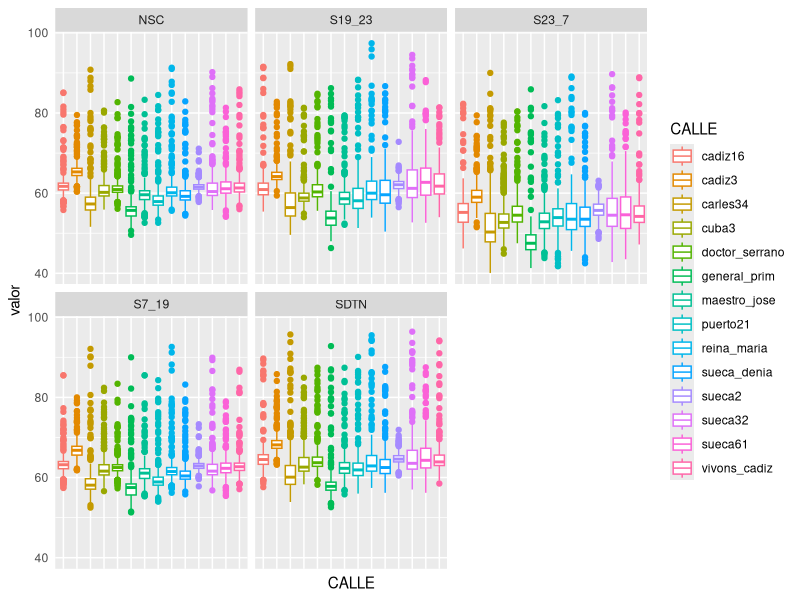
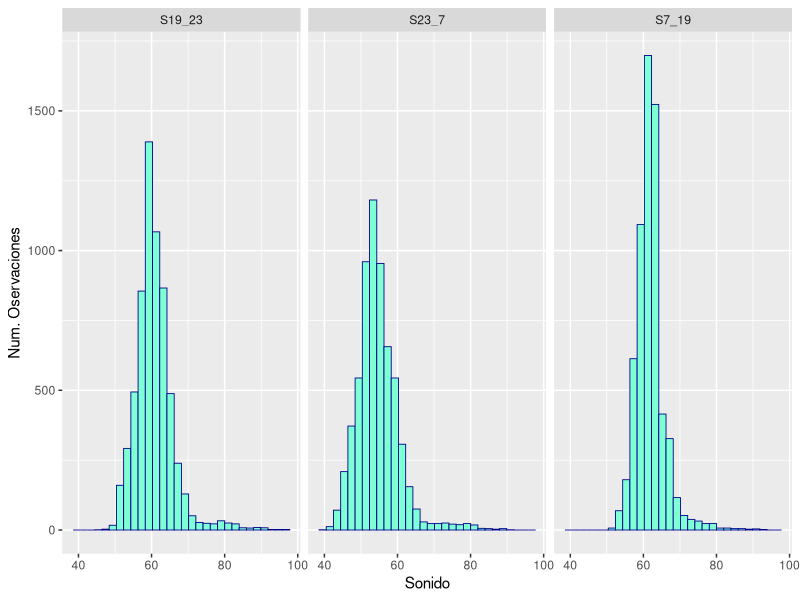
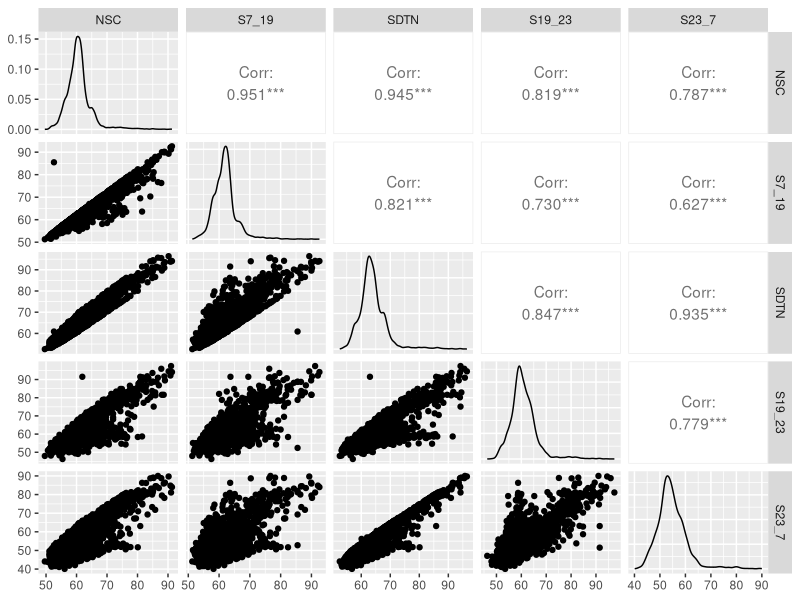
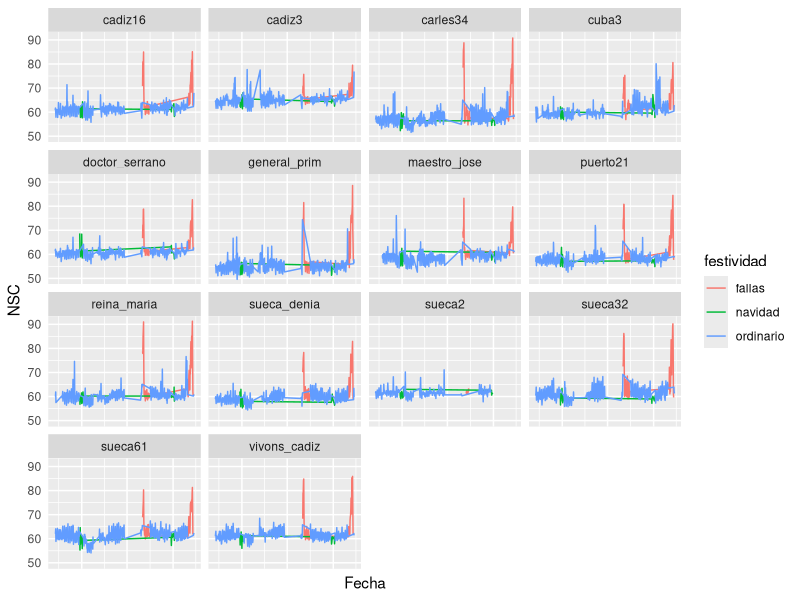

Recreate these plots in R, in order.
## ---- chunk 1


# CONFIGURACIÓN GENERAL
library(knitr)
options(width = 100)

# Opciones generales de los chucks. Se utilizarán salvo cambios en el chunk
opts_chunk$set(echo=T, message = F, error = F, warning = F, comment = NA, fig.align = 'center', dpi = 200, tidy = F, cache.path = '.cache/', fig.path = './figura/')

# Opciones generales de dígitos cuando se incluyen tablas
#options(xtable.type = 'html')
knit_hooks$set(inline = function(x) {
  
  if(is.numeric(x)) {
    round(x, getOption('digits'))
  } else {
    paste(as.character(x), collapse = ', ')
  }
})
## ---- chunk 2

# Especificamos las librerías necesarias en esta lista

packages = c("tidyverse","knitr",'readr','lubridate','dplyr','tidyr', 'ggplot2', 'GGally')

#use this function to check if each package is on the local machine
#if a package is installed, it will be loaded
#if any are not, the missing package(s) will be installed and loaded
package.check <- lapply(packages, FUN = function(x) {
  if (!require(x, character.only = TRUE)) {
    install.packages(x, dependencies = TRUE,repos='http://cran.rediris.es')
  }
  library(x, character.only = TRUE)
})

#verify they are loaded
search()

## ---- chunk 3
library(readr)
cadiz3 <- read_csv("data/cadiz3.csv", col_types = cols
                   (dateObserved = col_date(format = "%Y-%m-%d")))
cadiz3 <- cadiz3 %>% mutate(calle = "cadiz3")
cadiz16 <- read_csv("data/cadiz16.csv", col_types = cols
                    (dateObserved = col_date(format = "%Y-%m-%d")))
cadiz16 <- cadiz16 %>% mutate(calle = "cadiz16")
carles34 <- read_csv("data/carles34.csv", col_types = cols
                     (dateObserved = col_date(format = "%Y-%m-%d")))
carles34 <- carles34 %>% mutate(calle = "carles34")
cuba3 <- read_csv("data/cuba3.csv", col_types = cols
                  (dateObserved = col_date(format = "%Y-%m-%d")))
cuba3 <- cuba3 %>% mutate(calle = "cuba3")
doctor_serrano <- read_csv("data/doctor_serrano.csv", col_types = cols
                           (dateObserved = col_date(format = "%Y-%m-%d")))
doctor_serrano <- doctor_serrano %>% mutate(calle = "doctor_serrano")
general_prim <- read_csv("data/general_prim.csv", col_types = cols
                         (dateObserved = col_date(format = "%Y-%m-%d")))
general_prim <- general_prim %>% mutate(calle = "general_prim")
maestro_jose <- read_csv("data/maestro_jose.csv", col_types = cols
                         (dateObserved = col_date(format = "%Y-%m-%d")))
maestro_jose <- maestro_jose %>% mutate(calle = "maestro_jose")
puerto21 <- read_csv("data/puerto21.csv", col_types = cols
                     (dateObserved = col_date(format = "%Y-%m-%d")))
puerto21 <- puerto21 %>% mutate(calle = "puerto21")
reina_maria <- read_csv("data/reina_maria.csv", col_types = cols
                        (dateObserved = col_date(format = "%Y-%m-%d")))
reina_maria <- reina_maria %>% mutate(calle = "reina_maria")
sueca2 <- read_csv("data/sueca2.csv", col_types = cols
                   (dateObserved = col_date(format = "%Y-%m-%d")))
sueca2 <- sueca2 %>% mutate(calle = "sueca2")
sueca32 <- read_csv("data/sueca32.csv", col_types = cols
                    (dateObserved = col_date(format = "%Y-%m-%d")))
sueca32 <- sueca32 %>% mutate(calle = "sueca32")
sueca61 <- read_csv("data/sueca61.csv", col_types = cols
                    (dateObserved = col_date(format = "%Y-%m-%d")))
sueca61 <- sueca61 %>% mutate(calle = "sueca61")
sueca_denia <- read_csv("data/sueca-denia.csv", col_types = cols
                        (dateObserved = col_date(format = "%Y-%m-%d")))
sueca_denia <- sueca_denia %>% mutate(calle = "sueca_denia")
vivons_cadiz <- read_csv("data/vivons_cadiz.csv", col_types = cols
                         (dateObserved = col_date(format = "%Y-%m-%d")))
vivons_cadiz <- vivons_cadiz %>% mutate(calle = "vivons_cadiz")


## ---- chunk 4
library(dplyr)
sonido_tidy<-bind_rows(cadiz16, cadiz3, carles34, cuba3, 
                       doctor_serrano, general_prim, maestro_jose, 
                       puerto21, reina_maria, sueca_denia,sueca2, 
                       sueca32, sueca61, vivons_cadiz)

sonido_tidy <- sonido_tidy %>% select(6:12)
head(sonido_tidy)
tail(sonido_tidy)
## ---- chunk 5
variables <- c("NSC", "S7_19", "SDTN", "S19_23", "S23_7",  "Fecha", "CALLE")
names(sonido_tidy) <- variables
summary(sonido_tidy)
## ---- chunk 6
sonido_tidy$Fecha <- ymd(sonido_tidy$Fecha)
sonido_tidy$CALLE <- as.factor(sonido_tidy$CALLE)
class(sonido_tidy$Fecha)
class(sonido_tidy$CALLE)
## ---- chunk 7
sonido_tidy%>% filter(S19_23 == Inf|S7_19 == Inf) 
## ---- chunk 8
maximo <- sonido_tidy %>%
  filter(CALLE == 'cadiz16'& S19_23 != Inf) %>%
  select(S19_23) %>% max()
sonido_tidy$S19_23[sonido_tidy$S19_23==Inf] <- maximo
maximo <- sonido_tidy%>%
  filter(CALLE == 'maestro_jose'& S7_19 != Inf) %>%
  select(S7_19) %>% max()
sonido_tidy$S7_19[sonido_tidy$S7_19==Inf] <- maximo
## ---- chunk 9
t1 <- sonido_tidy %>%
  pivot_longer(names_to = "sonido", values_to = "valor", NSC:S23_7)

ggplot(t1, aes(x = CALLE, y = valor, col = CALLE)) + geom_boxplot() + 
  theme(axis.text.x = element_blank(), axis.ticks = element_blank()) +
  facet_wrap(~sonido)

sonido_tidy %>% select(S7_19,S19_23,S23_7) %>%
  pivot_longer(names_to = 'horas', values_to = 'sonido',S7_19:S23_7) %>%
  group_by(horas) %>%  ggplot(aes(x = sonido)) +
  geom_histogram(fill = "aquamarine", colour = "darkblue", size = .3) +
  scale_y_continuous( name = "Num. Oservaciones" ) +
  scale_x_continuous( name = "Sonido" ) +
  facet_wrap(~horas)
  
#qqPlot(sonido_tidy$S7_19)

sonido_tidy %>% select(NSC:S23_7) %>% ggpairs()

s1 <- sonido_tidy %>% select(NSC:S23_7)
cor(s1, method = "spearman")
cor(s1, method = "pearson")

## ---- chunk 10
tabla <- sonido_tidy %>% select(NSC:S23_7)  %>%
  pivot_longer(names_to =  'tipo',values_to= 'sonido',NSC:S23_7) %>%
  group_by(tipo) %>% 
  summarise_at(vars(sonido),
               list(min=min, max=max, med=mean , mediana=median,sd=sd))
tabla 

## ---- chunk 11
sonido_tidy %>% group_by(CALLE) %>%
  summarise(Nivel_sonoro_continuo_medio_maximo = mean(NSC)) %>%
  filter(Nivel_sonoro_continuo_medio_maximo ==
           max(Nivel_sonoro_continuo_medio_maximo))

sonido_tidy %>% group_by(CALLE) %>%
  summarise(Nivel_sonoro_continuo_medio_minimo = mean(NSC)) %>%
  filter(Nivel_sonoro_continuo_medio_minimo ==
           min(Nivel_sonoro_continuo_medio_minimo))
## ---- chunk 12
sonido_tidy %>%
  group_by(CALLE) %>%
  summarise(Nivel_sonoro_continuo_maximo = max(NSC)) %>%
  filter(Nivel_sonoro_continuo_maximo ==
           max(Nivel_sonoro_continuo_maximo))

sonido_tidy %>%
  group_by(CALLE) %>%
  summarise(Nivel_sonoro_continuo_minimo = min(NSC)) %>%
  filter(Nivel_sonoro_continuo_minimo == 
           min(Nivel_sonoro_continuo_minimo))
## ---- chunk 13
sonido_tidy %>%
  gather(key = "horario", value = "nivel_sonido", c(S7_19,S19_23,S23_7)) %>%
  group_by(horario) %>%
  summarise(Nivel_sonoro_continuo_medio_maximo = mean(nivel_sonido)) %>%
  filter(Nivel_sonoro_continuo_medio_maximo ==
           max(Nivel_sonoro_continuo_medio_maximo))

sonido_tidy %>%
  gather(key = "horario", value = "nivel_sonido", c(S7_19,S19_23,S23_7)) %>%
  group_by(horario) %>%
  summarise(Nivel_sonoro_continuo_medio_minimo = mean(nivel_sonido)) %>%
  filter(Nivel_sonoro_continuo_medio_minimo ==
           min(Nivel_sonoro_continuo_medio_minimo))
## ---- chunk 14
navidad <- sonido_tidy %>%
  select(Fecha) %>%
  filter((month(Fecha) == 12 & day(Fecha) >= 24) |
           (month(Fecha) == 1 & day(Fecha) <= 7))
fallas <- sonido_tidy %>%
  select(Fecha) %>%
  filter((year(Fecha) != 2021 & month(Fecha) == 3 &
            day(Fecha) >= 1 & day(Fecha) <= 22 ) |
           (year(Fecha) == 2021 & month(Fecha) == 9 &
              (day(Fecha) >= 1 | day(Fecha) <= 5)))
sonido_tidy_festividad <- sonido_tidy %>%
  mutate(festividad = c(rep(NA,nrow(sonido_tidy))))

for (i in 1:nrow(sonido_tidy)){
  if (sonido_tidy$Fecha[i] %in% navidad$Fecha){
    sonido_tidy_festividad$festividad[i] <- "navidad"
  } else if(sonido_tidy$Fecha[i] %in% fallas$Fecha){
    sonido_tidy_festividad$festividad[i] <- "fallas"
  }
  else{
    sonido_tidy_festividad$festividad[i] <- "ordinario"
  }
}
calles <- c("cadiz16", "cadiz3", "carles34", "cuba3",
            "doctor_serrano", "general_prim", "maestro_jose",
            "puerto21","reina_maria", "sueca_denia","sueca2",
            "sueca32", "sueca61", "vivons_cadiz")

ggplot(sonido_tidy_festividad, aes(x = Fecha, y = NSC, col = festividad)) +
  geom_line(aes(xend = lead(Fecha), yend = lead(NSC))) +
  facet_wrap(~CALLE) + theme(axis.text.x = element_blank(),
                             axis.ticks = element_blank())

# for (j in calles){
#   grafico <- sonido_tidy_festividad %>% filter(CALLE == j) %>% ggplot(aes(x = Fecha, y = NSC, color = festividad)) + geom_segment(aes(xend = lead(Fecha), yend = lead(NSC))) + ggtitle(j)
#   print(grafico)
# }
